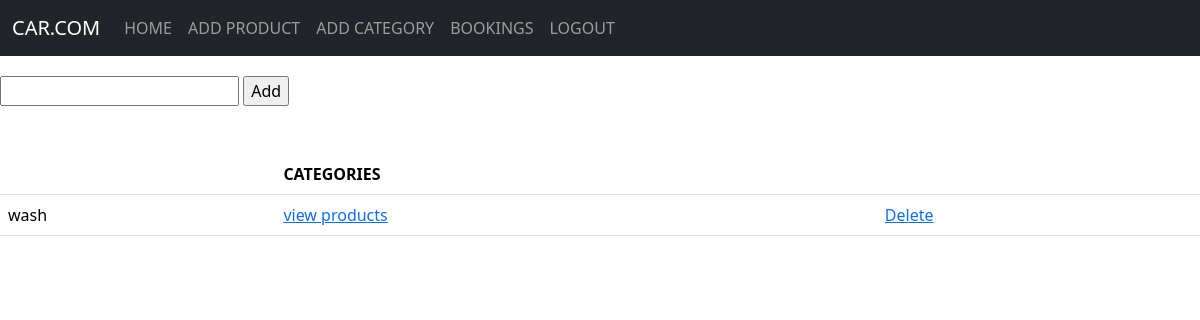
/cat, run on an earlier commit of the app's database.
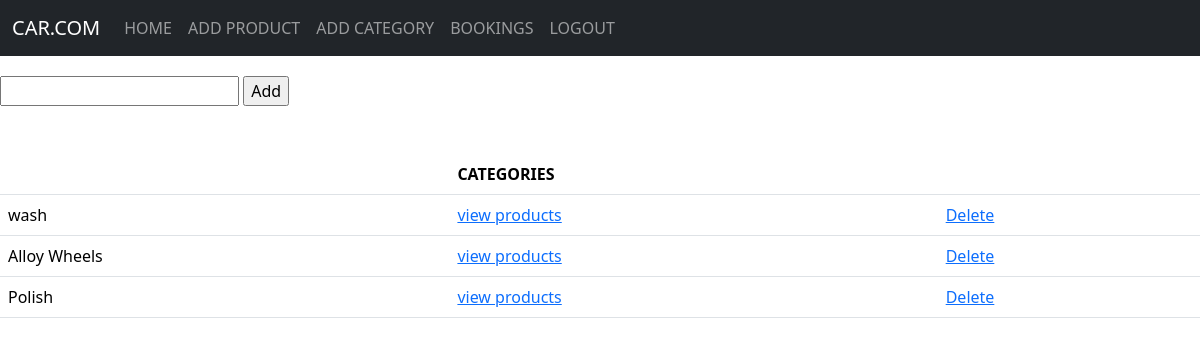
And on a later commit of the database.
### app/models.py (models this page shows)
class category(models.Model):
    categories=models.TextField()

### app/views.py (the view)
# urls.py: path('cat',views.cat),
def cat(req):
    if req.method=="POST":
        categories=req.POST['category']
        data=category.objects.create(categories=categories)
        data.save()
        return redirect(cat)
    else:
        data=category.objects.all()
        return render(req,'shop/category.html',{'data':data})

### templates/shop/category.html (shortened to what this page needs)
<!DOCTYPE html>
<html lang="en">
<head>
    <link href="https://cdn.jsdelivr.net/npm/bootstrap@5.3.3/dist/css/bootstrap.min.css" rel="stylesheet">
</head>
<body>
    <nav class="navbar navbar-expand-sm bg-dark navbar-dark">
        <div class="container-fluid">
          <a class="navbar-brand" href="#">CAR.COM</a>
          <div class="collapse navbar-collapse" id="collapsibleNavbar">
            <ul class="navbar-nav">
              <li class="nav-item">
                <a class="nav-link" href="shop_home">HOME</a>
              </li>
              <li class="nav-item">
                <a class="nav-link" href="add product">ADD PRODUCT</a>
              </li>
              <li class="nav-item">
                <a class="nav-link" href="cat">ADD CATEGORY</a>
              </li>
              <li class="nav-item">
                <a class="nav-link" href="../bookings">BOOKINGS</a>
              </li>
              <li class="nav-item">
                <a class="nav-link" href="logout">LOGOUT</a>
              </li>
            </ul>
          </div>
        </div>
      </nav>
    <form action="" method="post" style="margin-top: 20px;">
        <input type="text" name="category" id="cid">
        <input type="submit" value="Add">
    </form>
    <table class="table table-hover mt-5 mb-5 mx-auto">
        <thead>
            <tr>
                <th scope="col"></th>
                <th scope="col">CATEGORIES</th>
                <th scope="col"></th>
            </tr>
        </thead>
        <tbody>
            {% for i in data %}
            <tr>
                <td>{{ i.categories }}</td>
                <td><a href="view_products/{{i.pk }}">view products</a></td>
                <td><a href="delete_category/{{ i.pk }}">Delete</a></td>
            </tr>
            {% endfor %}
        </tbody>
    </table>
</body>
</html>

What changed in the data, as far as the page shows it:
added category: categories "Alloy Wheels"
added category: categories "Polish"
